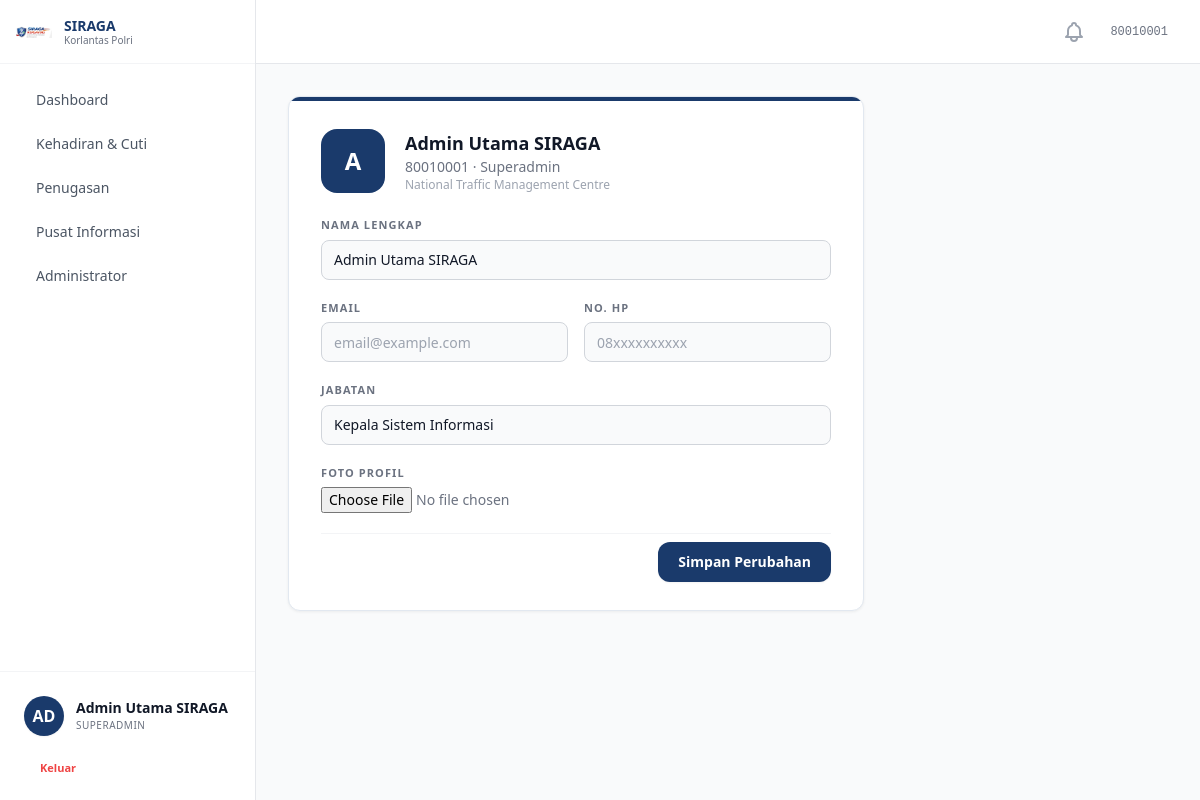
The app's page /accounts/profil/ (signed in) with its own data.
### accounts/models.py (models this page shows, shortened)
class MenuItem(models.Model):
    label = models.CharField(max_length=100, verbose_name='Label')
    path = models.CharField(max_length=200, blank=True, verbose_name='Path / URL Name')
    icon = models.CharField(max_length=100, blank=True, verbose_name='Icon')
    parent = models.ForeignKey(
        'self', on_delete=models.CASCADE, null=True, blank=True,
        related_name='submenus', verbose_name='Parent Menu'
    )
    sort_order = models.IntegerField(default=0, verbose_name='Sort Order')
    is_active = models.BooleanField(default=True, verbose_name='Active')
    class Meta:
        verbose_name = 'Menu Item'
        verbose_name_plural = 'Menu Items'
        ordering = ['sort_order', 'label']
    def get_url(self):
        try:
            return reverse(self.path)
        except NoReverseMatch:
            return self.path

class Personel(AbstractBaseUser, PermissionsMixin):
    ROLE_CHOICES = [
        ('personel', 'Personel'),
        ('operator', 'Operator'),
        ('pimpinan', 'Pimpinan'),
        ('superadmin', 'Superadmin'),
    ]
    PANGKAT_CHOICES = [
        ('Bharada', 'Bharada'),
        ('Bhayangkara', 'Bhayangkara'),
        ('Bripda', 'Bripda'),
        ('Briptu', 'Briptu'),
        ('Brigpol', 'Brigpol'),
        ('Bripka', 'Bripka'),
        ('Aipda', 'Aipda'),
        ('Aiptu', 'Aiptu'),
        ('Ipda', 'Ipda'),
        ('Iptu', 'Iptu'),
        ('AKP', 'AKP'),
        ('Kompol', 'Kompol'),
        ('AKBP', 'AKBP'),
        ('Kombespol', 'Kombespol'),
        ('Brigjen Pol', 'Brigjen Pol'),
        ('Irjen Pol', 'Irjen Pol'),
        ('Komjen Pol', 'Komjen Pol'),
        ('Jenderal Pol', 'Jenderal Pol'),
    ]
    nrp = models.CharField(max_length=20, unique=True, verbose_name='NRP')
    nama_lengkap = models.CharField(max_length=200, verbose_name='Nama Lengkap')
    email = models.EmailField(blank=True, verbose_name='Email')
    no_hp = models.CharField(max_length=20, blank=True, verbose_name='No. HP')
    pangkat = models.CharField(max_length=50, choices=PANGKAT_CHOICES, blank=True, verbose_name='Pangkat')
    jabatan = models.CharField(max_length=200, blank=True, verbose_name='Jabatan')
    satker = models.ForeignKey(
        Satker, on_delete=models.SET_NULL, null=True, blank=True,
        related_name='personel', verbose_name='Satuan Kerja'
    )
    role = models.CharField(max_length=20, choices=ROLE_CHOICES, default='personel', verbose_name='Role')
    role_obj = models.ForeignKey(
        Role, on_delete=models.SET_NULL, null=True, blank=True,
        related_name='personel_set', verbose_name='Role (Object)'
    )
    foto = models.ImageField(upload_to='foto_personel/', blank=True, null=True, verbose_name='Foto')
    is_active = models.BooleanField(default=False)
    status_verifikasi = models.CharField(
        max_length=20,
        choices=[('pending', 'Pending'), ('approved', 'Approved')],
        default='pending'
    )
    is_staff = models.BooleanField(default=False)
    tanggal_bergabung = models.DateTimeField(auto_now_add=True)
    tanggal_nonaktif = models.DateTimeField(null=True, blank=True, verbose_name='Tanggal Dinonaktifkan')
    alasan_nonaktif = models.TextField(blank=True, verbose_name='Alasan Dinonaktifkan')
    objects = PersonelManager()
    USERNAME_FIELD = 'nrp'
    REQUIRED_FIELDS = ['nama_lengkap']
    class Meta:
        verbose_name = 'Personel'
        verbose_name_plural = 'Personel'
        ordering = ['nama_lengkap']
    @property
    def is_superadmin(self):
        if self.role_obj:
            return self.role_obj.nama.lower() == 'superadmin'
        return self.role == 'superadmin'

class Role(models.Model):
    nama = models.CharField(max_length=100, unique=True, verbose_name='Nama Role')
    deskripsi = models.TextField(blank=True, verbose_name='Deskripsi')
    dibuat_pada = models.DateTimeField(default=timezone.now, verbose_name='Dibuat Pada')
    menus = models.ManyToManyField(MenuItem, blank=True, related_name='roles', verbose_name='Menu Access')
    class Meta:
        verbose_name = 'Role'
        verbose_name_plural = 'Role'
        ordering = ['nama']

class Satker(models.Model):
    nama = models.CharField(max_length=200)
    kode = models.CharField(max_length=20, unique=True)
    keterangan = models.TextField(blank=True)
    class Meta:
        verbose_name = "Satuan Kerja"
        verbose_name_plural = "Satuan Kerja"
        ordering = ['nama']

### accounts/views.py (the view, shortened to what this page needs)
# urls.py: path('profil/', views.profile_view, name='profil'),
@login_required
def profile_view(request):
    return render(request, 'accounts/profil.html', {'user': request.user})

### accounts/context_processor.py (called while the page is built)
def jumlah_verifikasi(request):
    if request.user.is_authenticated and (request.user.is_superadmin or request.user.is_operator):
        count = Personel.objects.filter(status_verifikasi='pending').count()
        return {'jumlah_pending_verifikasi': count}
    return {'jumlah_pending_verifikasi': 0}

### notifikasi/context_processors.py (called while the page is built)
def notifikasi_unread_count(request):
    if request.user.is_authenticated:
        count = Notifikasi.objects.filter(user=request.user, is_read=False).count()
        return {'notif_unread_count': count}
    return {'notif_unread_count': 0}

### sprin/context_processors.py (called while the page is built)
def user_role(request):
    role = request.session.get('user_role', 'Operator')
    if role not in ['Operator', 'SDM', 'Pimpinan']:
        role = 'Operator'
    return {'user_role': role}

### templates/accounts/profil.html (shortened to what this page needs)
{% extends 'base.html' %}
{% block content %}
<div class="flex flex-col gap-6 max-w-xl">
  <div class="card overflow-hidden">
    <div class="h-1 bg-[#1a3a6b]"></div>
    <div class="px-8 py-7">
      <div class="flex items-center gap-5 mb-6">
        <div class="w-16 h-16 rounded-2xl bg-[#1a3a6b] flex items-center justify-center text-white text-2xl font-bold shrink-0">{{ user.nama_lengkap|first|upper }}</div>
        <div>
          <p class="text-lg font-bold text-gray-900">{{ user.nama_pangkat|default:user.nama_lengkap }}</p>
          <p class="text-sm text-gray-500">{{ user.nrp }} · {{ user.get_role_display }}</p>
          {% if user.satker %}<p class="text-xs text-gray-400">{{ user.satker.nama }}</p>{% endif %}
        </div>
      </div>
      <form method="POST" enctype="multipart/form-data" class="flex flex-col gap-5">
        <div class="flex flex-col gap-1.5">
          <label class="text-[11px] font-semibold text-gray-500 uppercase tracking-widest">Nama Lengkap</label>
          <input name="nama_lengkap" type="text" value="{{ user.nama_lengkap }}" class="h-10 px-3 rounded-lg border border-gray-300 bg-gray-50 text-sm focus:outline-none focus:ring-2 focus:ring-[#1a3a6b]"/>
        </div>
        <div class="grid grid-cols-2 gap-4">
          <div class="flex flex-col gap-1.5">
            <label class="text-[11px] font-semibold text-gray-500 uppercase tracking-widest">Email</label>
            <input name="email" type="email" value="{{ user.email }}" placeholder="email@example.com" class="h-10 px-3 rounded-lg border border-gray-300 bg-gray-50 text-sm focus:outline-none focus:ring-2 focus:ring-[#1a3a6b]"/>
          </div>
          <div class="flex flex-col gap-1.5">
            <label class="text-[11px] font-semibold text-gray-500 uppercase tracking-widest">No. HP</label>
            <input name="no_hp" type="tel" value="{{ user.no_hp }}" placeholder="08xxxxxxxxxx" class="h-10 px-3 rounded-lg border border-gray-300 bg-gray-50 text-sm focus:outline-none focus:ring-2 focus:ring-[#1a3a6b]"/>
          </div>
        </div>
        <div class="flex flex-col gap-1.5">
          <label class="text-[11px] font-semibold text-gray-500 uppercase tracking-widest">Jabatan</label>
          <input name="jabatan" type="text" value="{{ user.jabatan }}" placeholder="Jabatan saat ini" class="h-10 px-3 rounded-lg border border-gray-300 bg-gray-50 text-sm focus:outline-none focus:ring-2 focus:ring-[#1a3a6b]"/>
        </div>
        <div class="flex flex-col gap-1.5">
          <label class="text-[11px] font-semibold text-gray-500 uppercase tracking-widest">Foto Profil</label>
          <input name="foto" type="file" accept="image/*" class="text-sm text-gray-500"/>
        </div>
        <div class="flex justify-end pt-2 border-t border-gray-100">
          <button type="submit" class="px-5 py-2.5 rounded-xl bg-[#1a3a6b] text-white text-sm font-bold hover:bg-[#2d5da6] transition-colors shadow-sm">Simpan Perubahan</button>
        </div>
      </form>
    </div>
  </div>
</div>
{% endblock %}

### templates/base.html (shortened to what this page needs)
{% load static %}
<!DOCTYPE html>
<html lang="id" class="h-full">
<head>
  <script src="https://cdn.tailwindcss.com"></script>
  <link rel="stylesheet" href="{% static 'css/custom.css' %}" />
</head>
<body class="h-full bg-gray-50 text-gray-900 antialiased" x-data="{ sidebarOpen: true }">
  {% if user.is_authenticated %}
  <div class="flex h-screen overflow-hidden">
    <aside
      :class="sidebarOpen ? 'w-64' : 'w-20'"
      class="flex flex-col bg-white border-r border-gray-200 transition-all duration-300 ease-in-out z-20 overflow-x-hidden"
    >
      <div class="flex h-16 items-center justify-between px-4 border-b border-gray-100 shrink-0">
        <div class="flex items-center gap-3" x-show="sidebarOpen" x-transition:enter.opacity.duration.300ms>
          {% load static %}
          <img src="{% static 'images/logo-siraga.png' %}" alt="SIRAGA" class="w-9 h-9 object-contain" />
          <div>
            <p class="text-sm font-bold text-[#1a3a6b] leading-tight">SIRAGA</p>
            <p class="text-[10px] text-gray-500 leading-tight">Korlantas Polri</p>
          </div>
        </div>
        <button @click="sidebarOpen = !sidebarOpen"
                class="p-2 rounded-lg text-gray-400 hover:bg-gray-100 hover:text-primary transition-colors shrink-0"
                :class="!sidebarOpen ? 'mx-auto' : ''">
        </button>
      </div>
      <div class="flex-1 overflow-y-auto py-4 px-3 space-y-1 custom-scrollbar">
        {% for menu in sidebar_menus %}
          {% if not menu.submenus.all %}
            <a href="{{ menu.get_url }}"
               class="flex items-center gap-3 px-3 py-2.5 rounded-xl transition-all group hover:bg-primary/5"
               :class="!sidebarOpen ? 'justify-center' : ''">
              <span x-show="sidebarOpen" x-transition.opacity class="text-sm font-medium text-gray-600 group-hover:text-primary whitespace-nowrap">
                {{ menu.label }}
              </span>
            </a>
          {% else %}
            <div x-data="{ dropdownOpen: false }">
              <button @click="dropdownOpen = !dropdownOpen"
                      class="w-full flex items-center justify-between px-3 py-2.5 rounded-xl transition-all group hover:bg-primary/5"
                      :class="!sidebarOpen ? 'justify-center' : ''">
                <div class="flex items-center gap-3">
                  <span x-show="sidebarOpen" x-transition.opacity class="text-sm font-medium text-gray-600 group-hover:text-primary whitespace-nowrap">
                    {{ menu.label }}
                  </span>
                </div>
              </button>
            </div>
          {% endif %}
        {% endfor %}
      </div>
      <div class="mt-auto border-t border-gray-100 p-4 shrink-0">
        <a href="{% url 'accounts:profil' %}"
           class="flex items-center gap-3 p-2 rounded-xl hover:bg-gray-50 transition-all group"
           :class="!sidebarOpen ? 'justify-center' : ''">
          <div class="flex h-10 w-10 shrink-0 items-center justify-center rounded-full bg-primary text-white font-bold group-hover:ring-4 group-hover:ring-primary/10 transition-all shadow-sm">
            {% if user.foto %}
              <img src="{{ user.foto.url }}" class="h-10 w-10 rounded-full object-cover" alt="Foto Profil">
            {% else %}
              {{ user.nama_lengkap|slice:":2"|upper }}
            {% endif %}
          </div>
          <div x-show="sidebarOpen" x-transition.opacity class="flex flex-col overflow-hidden whitespace-nowrap">
            <span class="text-sm font-semibold text-gray-900 truncate">{{ user.nama_lengkap }}</span>
            <span class="text-[10px] text-gray-500 truncate uppercase tracking-wider font-medium">{{ user.role_obj.nama}}</span>
          </div>
        </a>
        <form action="{% url 'accounts:logout' %}" method="POST" class="mt-2">
          <button type="submit"
                  class="flex w-full items-center gap-3 px-3 py-2 text-[11px] font-bold text-red-500 hover:bg-red-50 rounded-lg transition-colors"
                  :class="!sidebarOpen ? 'justify-center' : ''">
            <span x-show="sidebarOpen" x-transition.opacity>Keluar</span>
          </button>
        </form>
      </div>
    </aside>
    <main class="flex-1 flex flex-col min-w-0 bg-gray-50 overflow-hidden">
      <header class="h-16 bg-white border-b border-gray-200 flex items-center justify-between px-8 shrink-0">
        <div class="flex items-center gap-4">
          <div class="relative" id="notification-dropdown-wrapper">
              <button type="button" id="notification-btn" class="relative p-2 text-gray-400 hover:text-[#1a3a6b] transition-colors focus:outline-none">
              </button>
          </div>
          <span class="text-xs text-gray-500 font-mono">{{ user.nrp }}</span>
        </div>
      </header>
      <div class="flex-1 overflow-y-auto p-8 custom-scrollbar">
        {% block content %}{% endblock %}
      </div>
    </main>
  </div>
  {% else %}
      {% block full_page %}{% endblock %}
  {% endif %}
</body>
</html>

### static/css/custom.css (style rules this page uses)
html { scroll-behavior: smooth; }
.card { background: white; border: 1px solid #e2e8f0; border-radius: 12px; box-shadow: 0 1px 3px rgba(0,0,0,0.06); }

### records on screen
MenuItem: label "Dashboard"
MenuItem: label "Kehadiran & Cuti"
MenuItem: label "Penugasan"
MenuItem: label "Pusat Informasi"
MenuItem: label "Administrator"
Personel: nama_lengkap "AD", nama_lengkap "Admin Utama SIRAGA", role_obj.nama "SUPERADMIN", nrp "80010001", nama_lengkap|first "A", nama_pangkat "Admin Utama SIRAGA", role "Superadmin", satker.nama "National Traffic Management Centre", jabatan "Kepala Sistem Informasi"
